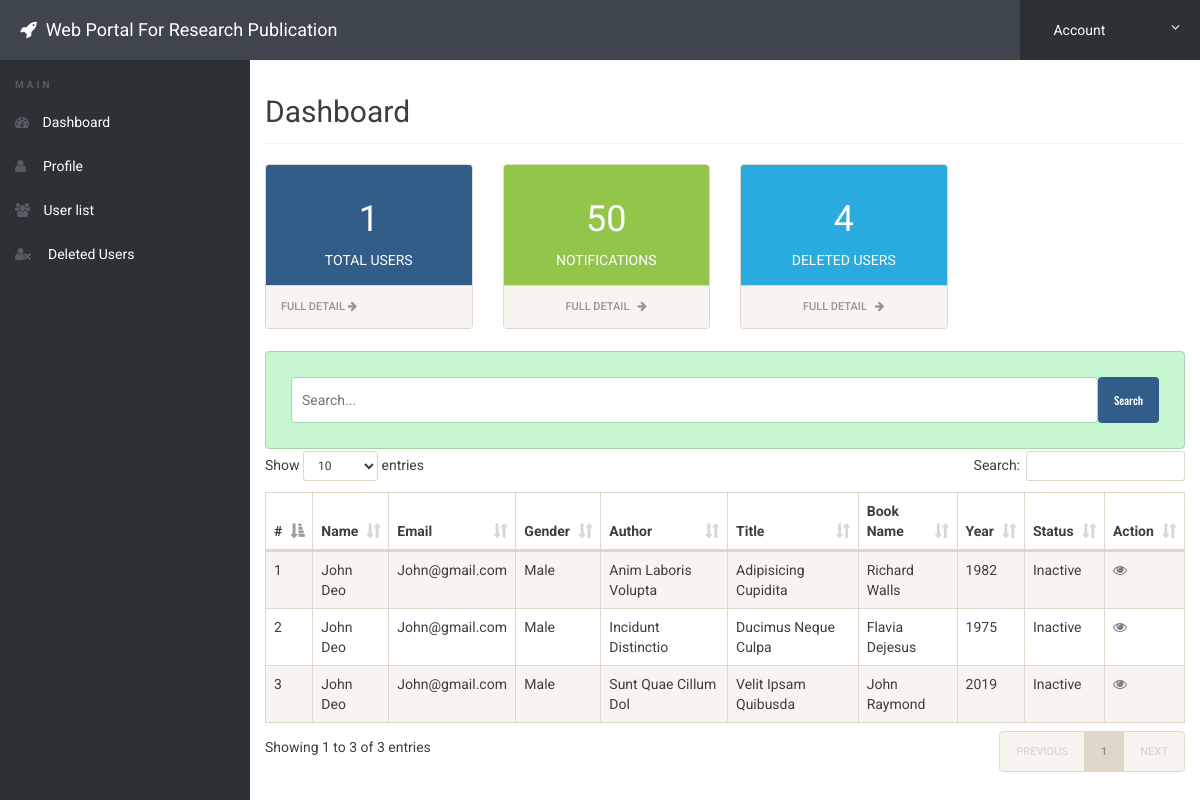
The page /admin/dashboard.php (signed in) on the database its author committed.
### tables this page shows
CREATE TABLE `author_details` (
  `author_id` int NOT NULL,
  `first_author` varchar(255) DEFAULT NULL,
  `co_author` varchar(255) DEFAULT NULL,
  `national_type` varchar(255) DEFAULT NULL,
  `title` varchar(255) DEFAULT NULL,
  `journal_name` varchar(255) DEFAULT NULL,
  `date_published` date DEFAULT NULL,
  `year_published` year DEFAULT NULL,
  `issn` varchar(255) DEFAULT NULL,
  `volume` varchar(255) DEFAULT NULL,
  `page` varchar(255) DEFAULT NULL,
  `impact` varchar(255) DEFAULT NULL,
  `citation` varchar(255) DEFAULT NULL,
  `description` varchar(255) DEFAULT NULL,
  `attachment` varchar(255) DEFAULT NULL,
  `status` varchar(255) DEFAULT NULL,
  `deleted` varchar(255) NOT NULL DEFAULT 'no',
  `created_by` varchar(255) DEFAULT NULL
);

CREATE TABLE `users` (
  `id` int NOT NULL,
  `name` varchar(50) NOT NULL,
  `email` varchar(50) NOT NULL,
  `password` varchar(50) NOT NULL,
  `gender` varchar(50) NOT NULL,
  `mobile` varchar(50) NOT NULL,
  `designation` varchar(50) NOT NULL,
  `image` varchar(50) NOT NULL,
  `status` int NOT NULL
);

### admin/dashboard.php (the view, shortened to what this page needs)
<?php
include('includes/config.php');
if (strlen($_SESSION['alogin']) == 0) {
	header('location:index.php');
} else {
	if (isset($_POST['keyword'])) {
		$keyword1 		=  $_POST['keyword'];
		$sql   		  	= 'SELECT author_details.author_id,author_details.first_author,author_details.title,author_details.journal_name,author_details.year_published,author_details.status, author_details.created_by, users.id,users.name, users.email, users.gender from author_details LEFT JOIN users ON author_details.created_by = users.id where author_details.journal_name LIKE :keyword OR users.name LIKE :keyword1';
		$keywordvalue 	= "%" . $keyword1 . "%";
		$squery  	  	= $dbh->prepare($sql);
		$squery->bindParam(':keyword1', $keywordvalue, PDO::PARAM_STR);
		$squery->bindParam(':keyword', $keywordvalue, PDO::PARAM_STR);
		$squery->execute();
		$sresults = $squery->fetchAll(PDO::FETCH_OBJ);
	} else {
		$sql 	= 'SELECT author_details.author_id,author_details.first_author,author_details.title,author_details.journal_name,author_details.year_published,author_details.status, author_details.created_by, users.id,users.name, users.email, users.gender from author_details LEFT JOIN users ON author_details.created_by = users.id';
		$squery = $dbh->prepare($sql);
		$squery->execute();
		$sresults = $squery->fetchAll(PDO::FETCH_OBJ);
	}
?>
	<!doctype html>
	<html lang="en" class="no-js">
	<head>
		<link rel="stylesheet" href="css/font-awesome.min.css">
		<link rel="stylesheet" href="css/bootstrap.min.css">
		<link rel="stylesheet" href="css/dataTables.bootstrap.min.css">
		<link rel="stylesheet" href="css/bootstrap-social.css">
		<link rel="stylesheet" href="css/bootstrap-select.css">
		<link rel="stylesheet" href="css/fileinput.min.css">
		<link rel="stylesheet" href="css/awesome-bootstrap-checkbox.css">
		<link rel="stylesheet" href="css/style.css">
	</head>
	<body>
		<?php include('includes/header.php'); ?>
		<div class="ts-main-content">
			<?php include('includes/leftbar.php'); ?>
			<div class="content-wrapper">
				<div class="container-fluid">
					<div class="row">
						<div class="col-md-12">
							<h2 class="page-title">Dashboard</h2>
							<div class="row">
								<div class="col-md-12">
									<div class="row">
										<div class="col-md-3">
											<div class="panel panel-default">
												<div class="panel-body bk-primary text-light">
													<div class="stat-panel text-center">
														<?php
														$sql = "SELECT id from users";
														$query = $dbh->prepare($sql);
														$query->execute();
														$bg = $query->rowCount();
														?>
														<div class="stat-panel-number h1 "><?php echo htmlentities($bg); ?></div>
														<div class="stat-panel-title text-uppercase">Total Users</div>
													</div>
												</div>
												<a href="userlist.php" class="block-anchor panel-footer">Full Detail <i class="fa fa-arrow-right"></i></a>
											</div>
										</div>
										<div class="col-md-3">
											<div class="panel panel-default">
												<div class="panel-body bk-success text-light">
													<div class="stat-panel text-center">
														<?php
														$reciver = 'Admin';
														$sql12 = "SELECT id from notification where notireciver = (:reciver)";
														$query12 = $dbh->prepare($sql12);;
														$query12->bindParam(':reciver', $reciver, PDO::PARAM_STR);
														$query12->execute();
														$regbd2 = $query12->rowCount();
														?>
														<div class="stat-panel-number h1 "><?php echo htmlentities($regbd2); ?></div>
														<div class="stat-panel-title text-uppercase">Notifications</div>
													</div>
												</div>
												<a href="notification.php" class="block-anchor panel-footer text-center">Full Detail &nbsp; <i class="fa fa-arrow-right"></i></a>
											</div>
										</div>
										<div class="col-md-3">
											<div class="panel panel-default">
												<div class="panel-body bk-info text-light">
													<div class="stat-panel text-center">
														<?php
														$sql6 = "SELECT id from deleteduser ";
														$query6 = $dbh->prepare($sql6);;
														$query6->execute();
														$query = $query6->rowCount();
														?>
														<div class="stat-panel-number h1 "><?php echo htmlentities($query); ?></div>
														<div class="stat-panel-title text-uppercase">Deleted Users</div>
													</div>
												</div>
												<a href="deleteduser.php" class="block-anchor panel-footer text-center">Full Detail &nbsp; <i class="fa fa-arrow-right"></i></a>
											</div>
										</div>
									</div>
								</div>
							</div>
						</div>
					</div>
					<form method="post" class="form-horizontal" enctype="multipart/form-data">
					<div st1yle=" text-align: right;margin-bottom:30px; " class="frmSearch">
						<input type="text" id="search-box" name="keyword" placeholder="Search..." />
						<button type="submit" value="Search" class="btn btn-primary">Search</button>
					</div>
					</form>
					<table id="zctb" class="display table   table-striped table-bordered table-responsive" cellspacing="0" width="100%">
						<thead>
							<tr>
								<th>#</th>
								<th>Name</th>
								<th>Email</th>
								<th>Gender</th>
								<th>Author</th>
								<th>Title</th>
								<th>Book Name</th>
								<th>Year</th>
								<th>Status</th>
								<th>Action</th>
							</tr>
						</thead>
						<tbody>
							<?php
							$cnt = 1;
							if ($squery->rowCount() > 0) {
								foreach ($sresults as $result) {
							?>
									<tr>
										<td><?php echo htmlentities($cnt); ?></td>
										<td><?php echo ucwords(htmlentities($result->name)); ?></td>
										<td><?php echo ucwords(htmlentities($result->email)); ?></td>
										<td><?php echo ucwords(htmlentities($result->gender)); ?></td>
										<td><?php echo ucwords(htmlentities($result->first_author)); ?></td>
										<td><?php echo ucwords(htmlentities($result->title)); ?></td>
										<td><?php echo ucwords(htmlentities($result->journal_name)); ?></td>
										<td><?php echo htmlentities($result->year_published); ?></td>
										<td><?php echo ucwords(htmlentities($result->status)); ?>
										</td>
										<td>
											<a href="view-journal-list.php?view=<?php echo $result->author_id; ?>"><i class="fa fa-eye" style="color:grey"></i></a>&nbsp;&nbsp;
										</td>
									</tr>
							<?php $cnt = $cnt + 1;
								}
							} ?>
						</tbody>
					</table>
				</div>
			</div>
		</div>
	</body>
	</html>
<?php } ?>

### admin/includes/header.php (shortened to what this page needs)
<div class="brand clearfix">
<h4 class="pull-left text-white" style="margin:20px 0px 0px 20px"><i class="fa fa-rocket"></i>&nbsp; Web Portal For Research Publication</h4>
		<ul class="ts-profile-nav">
			<li class="ts-account">
				<a href="#"><img src="img/ts-avatar.jpg" class="ts-avatar hidden-side" alt=""> Account <i class="fa fa-angle-down hidden-side"></i></a>
			</li>
		</ul>
	</div>

### admin/includes/leftbar.php
<nav class="ts-sidebar">
		<ul class="ts-sidebar-menu">
			<li class="ts-label">Main</li>
			<li><a href="dashboard.php"><i class="fa fa-dashboard"></i> Dashboard</a></li>
		<li><a href="profile.php"><i class="fa fa-user"></i> &nbsp;Profile</a>
		</li>
		<li><a href="userlist.php"><i class="fa fa-users"></i> User list</a>
		</li>
		<li><a href="deleteduser.php"><i class="fa fa-user-times"></i> &nbsp;Deleted Users</a>
		</li>
		</ul>
	</nav>

### admin/css/style.css (style rules this page uses)
html { font-size: 14px; }
@media only screen and (min-width: 480px) { html { font-size: 17px; } }
@media only screen and (min-width: 768px) { html { font-size: 14px; } }
body { font-size: 1em; }
a { color: #37a6c4; }
.btn { font-family: 'Oswald', sans-serif; }
.bk-primary { background: #325d88; }
.bk-success { background: #93c54b; }
.bk-info { background: #29abe0; }
.panel { overflow: hidden; }
.text-white, .text-light { color: #fff !important; }
.block-anchor { display: block; }
ul, li { margin: 0; padding: 0; list-style: none; }
.btn { text-transform: none; }
.page-title { padding-bottom: 15px; margin-bottom: 20px; border-bottom: 1px solid #f0f0f0; }
.brand { background: #3e454c; position: relative; z-index: 3; position: fixed; width: 100%; top: 0; }
.brand .ts-profile-nav { float: right; display: none; }
.brand .ts-profile-nav li { float: left; position: relative; }
.brand .ts-profile-nav li a { display: block; padding: 20px; color: #fff; }
.brand .ts-profile-nav .ts-account .fa-angle-down { float: right; }
.brand .ts-profile-nav .ts-account > a { width: 180px; background: #2c3136; }
@media only screen and (min-width: 992px) { .brand .ts-profile-nav { display: block; } }
.ts-sidebar { background: #2c3136; max-height: 0; transition: max-height 0.3s; overflow: hidden; position: fixed; z-index: 2; width: 100%; bottom: 0; top: 60px; overflow-y: auto; }
@media only screen and (min-width: 992px) { .ts-sidebar { max-height: 100%; bottom: 0; } }
.ts-sidebar-menu .ts-label { color: #585c64; font-weight: bold; padding: 8px 15px; text-transform: uppercase; font-size: 10px; letter-spacing: 3px; margin-top: 10px; }
.ts-sidebar-menu a { display: block; text-decoration: none; padding: 12px 15px; color: #fff; }
.ts-sidebar-menu li { position: relative; }
.ts-sidebar-menu li i { color: #585c64; margin-right: 10px; }
.ts-main-content .content-wrapper { padding-top: 15px; margin-top: 60px; }
@media only screen and (min-width: 992px) { .ts-main-content .ts-sidebar { width: 250px; float: left; } }
@media only screen and (min-width: 992px) { .ts-main-content .content-wrapper { margin-left: 250px; } }

### admin/dashboard.php (style rules this page uses)
.frmSearch { border: 1px solid #a8d4b1; background-color: #c6f7d0; margin: 2px 0px; padding: 25px; border-radius: 4px; display: flex; }
#search-box { padding: 10px; border: #a8d4b1 1px solid; border-radius: 4px; width: 100%; }

### rows shown on the page
author_details: users.name "John Deo", users.email "John@gmail.com", users.gender "Male", first_author "Anim Laboris Volupta", title "Adipisicing Cupidita", journal_name "Richard Walls", year_published "1982", status "Inactive"
author_details: users.name "John Deo", users.email "John@gmail.com", users.gender "Male", first_author "Incidunt Distinctio", title "Ducimus Neque Culpa", journal_name "Flavia Dejesus", year_published "1975", status "Inactive"
author_details: users.name "John Deo", users.email "John@gmail.com", users.gender "Male", first_author "Sunt Quae Cillum Dol", title "Velit Ipsam Quibusda", journal_name "John Raymond", year_published "2019", status "Inactive"

### other values the page prints
$bg "1"
$regbd2 "50"
$query "4"
